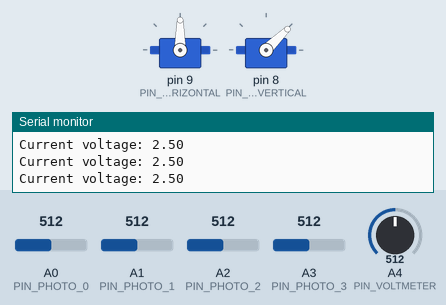
This program was run on a simulated Arduino Uno, built with avr-gcc and run on an emulated ATmega328P. On the bench: 2 × servo, the last lines printed to the serial monitor. The test bench sets the inputs (shaded band); at power-on: A1 (PIN_PHOTO_1) = 512, A2 (PIN_PHOTO_2) = 512, A0 (PIN_PHOTO_0) = 512, A3 (PIN_PHOTO_3) = 512, A4 (PIN_VOLTMETER) = 512.

Above: at 2.3 s.
2.4 s: A1 (PIN_PHOTO_1) set to 545
5.4 s: A1 (PIN_PHOTO_1) set to 568
At 5.66 s:
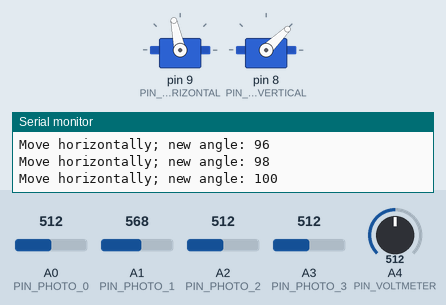
At 8.2 s:
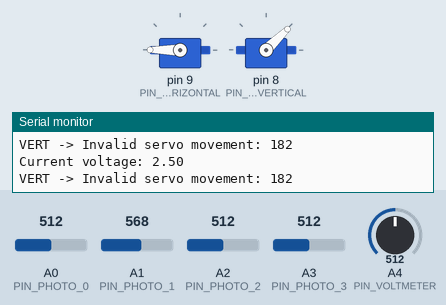
8.4 s: A2 (PIN_PHOTO_2) set to 538
11.4 s: A2 (PIN_PHOTO_2) set to 560
At 13.0 s:
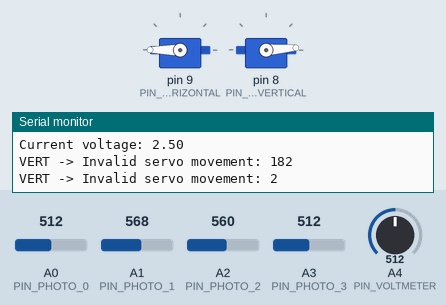
14.4 s: A0 (PIN_PHOTO_0) set to 592
15.9 s: A0 (PIN_PHOTO_0) set to 615
At 20.8 s:
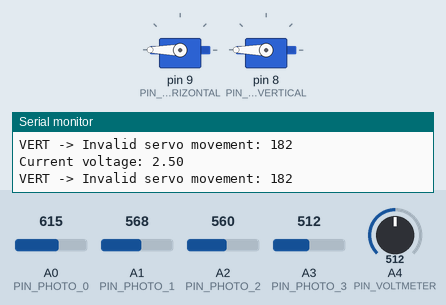
Timing chart, 0 to 21.4 s (numbered marks = the images above; inputs shaded):
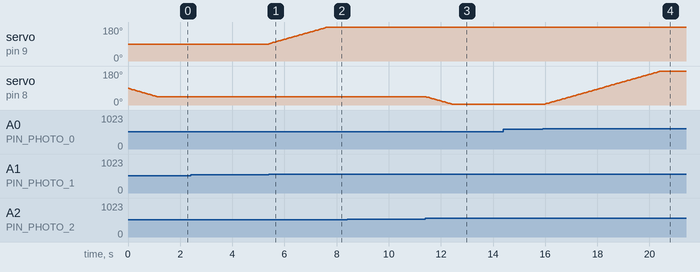

Measured:
- the behaviour switches between 552 and 553 on A1 (PIN_PHOTO_1) (found by bisection; images 0 and 1)
- the behaviour switches between 552 and 553 on A2 (PIN_PHOTO_2) (found by bisection; images 2 and 3)
- the behaviour switches between 600 and 601 on A0 (PIN_PHOTO_0) (found by bisection; images 3 and 4)
- after the input at 5.4 s, servo on pin 9 (PIN_SERVO_HORIZONTAL): moves from 90° to 180° over 2.2 s, starting at once
- after the input at 11.4 s, servo on pin 8 (PIN_SERVO_VERTICAL): moves from 44° to 4° over 0.97 s, starting after 0.05 s
- after the input at 15.9 s, servo on pin 8 (PIN_SERVO_VERTICAL): moves from 4° to 180° over 4.4 s, starting after 0.10 s

The program:

main.cpp
```cpp
// (licence header left out)
#include <Arduino.h>
#include <Servo.h>

// pio run -t upload; pio serialports monitor -b 9600

//
//   0
// 3 x 1
//   2

#define PIN_PHOTO_0 A0
#define PIN_PHOTO_1 A1
#define PIN_PHOTO_2 A2
#define PIN_PHOTO_3 A3

#define PIN_SERVO_HORIZONTAL 9
#define PIN_SERVO_VERTICAL 8

#define PIN_VOLTMETER A4

#define MANUAL_MODE 0
#define DEBUG_MODE 1
#define VOLTAGE_DIFFERENCE_THRESHOLD 40
#define SERVO_SPEED 2
#define SERVO_DELAY 50

#if DEBUG_MODE
#define DEBUGLN(x) Serial.println(x)
#define DEBUG(x) Serial.print(x)
#elif
#define DEBUGLN(x)
#define DEBUG(x)
#endif

// ~ 1.4V
#define PHOTO_THRESHOLD 300

int sensor_data[4];

struct MyServo {
    Servo servo;
    int pos;
};

MyServo servo_horizontal, servo_vertical;

// Define methods

void update_sensor_data();

void move_servo(Servo &__servo, int __angle);

bool move_servo_vertical(int __angle);

bool move_servo_horizontal(int __angle);


void setup() {
    // Initialize serial for 9600 Baud
    Serial.begin(9600);

    // Attach the servos
    servo_horizontal.servo.attach(PIN_SERVO_HORIZONTAL);
    servo_vertical.servo.attach(PIN_SERVO_VERTICAL);

    servo_horizontal.pos = servo_horizontal.servo.read();
    servo_vertical.pos = servo_vertical.servo.read();

    // Search for the brightest light source
#if !MANUAL_MODE

    move_servo_vertical(45);
    move_servo_horizontal(90);

    DEBUGLN("System ready for automatic detection.");
#else
    DEBUGLN("System ready for manual input.");
    move_servo_horizontal(90);
    move_servo_vertical(90);
#endif
}

void update_sensor_data() {
    sensor_data[0] = analogRead(PIN_PHOTO_0);
    sensor_data[1] = analogRead(PIN_PHOTO_1);
    sensor_data[2] = analogRead(PIN_PHOTO_2);
    sensor_data[3] = analogRead(PIN_PHOTO_3);
}


void move_servo(MyServo &__servo, int __angle) {
    if (__angle < 0) {
        for (int i = __angle; i < 0; i += SERVO_SPEED) {
            __servo.servo.write(__servo.pos - SERVO_SPEED);
            __servo.pos -= SERVO_SPEED;

            delay(SERVO_DELAY);
        }
    } else {
        for (int i = 0; i < __angle; i += SERVO_SPEED) {
            __servo.servo.write(__servo.pos + SERVO_SPEED);
            __servo.pos += SERVO_SPEED;

            delay(SERVO_DELAY);
        }
    }

}

bool move_servo_vertical(int __angle) {
    if (__angle > 180 || __angle <= 2) {
        DEBUG("VERT -> Invalid servo movement: ");
        DEBUGLN(__angle);
        return false;
    }

    move_servo(servo_vertical, __angle - servo_vertical.pos);

    DEBUG("Move vertically; new angle: ");
    DEBUGLN(servo_vertical.pos);
    return true;
}

bool move_servo_horizontal(int __angle) {
//    if (__angle > 180|| __angle <= 2) {
//        move_servo_vertical(180 - servo_vertical.pos);
//        __angle = 180 -__angle;
//    }

    if (__angle > 180 || __angle <= 2) {
        DEBUG("VERT -> Invalid servo movement: ");
        DEBUGLN(__angle);
        return false;
    }

    move_servo(servo_horizontal, __angle - servo_horizontal.pos);

    DEBUG("Move horizontally; new angle: ");
    DEBUGLN(servo_horizontal.pos);

    return true;
}

void loop() {
#if MANUAL_MODE
    Serial.setTimeout(1000000000);
    String in = Serial.readStringUntil('\n');

    if (in.startsWith("v")) {
        int angle = atoi((const char *) (in.c_str() + in.indexOf(" ")));
        move_servo_vertical(angle);
    } else if (in.startsWith("h")) {
        int angle = atoi((const char *) (in.c_str() + in.indexOf(" ")));
        move_servo_horizontal(angle);
    } else if (in.startsWith("r")) {
        servo_horizontal.servo.write(90);
        servo_vertical.servo.write(90);
    }
#else
    // Read the sensors
    update_sensor_data();

    int horiz = sensor_data[1] - sensor_data[3];
    while (abs(horiz) > VOLTAGE_DIFFERENCE_THRESHOLD) {
        if (horiz < 0) {
            if (!move_servo_horizontal(servo_horizontal.pos - SERVO_SPEED))
                break;
        } else {
            if (!move_servo_horizontal(servo_horizontal.pos + SERVO_SPEED))
                break;
        }

        update_sensor_data();
        horiz = sensor_data[1] - sensor_data[3];
    }

    int vert = sensor_data[0] - sensor_data[2];
    while (abs(vert) > VOLTAGE_DIFFERENCE_THRESHOLD) {

        if (vert < 0) {
            if (!move_servo_vertical(servo_vertical.pos - SERVO_SPEED))
                break;
        } else {
            if (!move_servo_vertical(servo_vertical.pos + SERVO_SPEED))
                break;
        }

        update_sensor_data();
        vert = sensor_data[0] - sensor_data[2];
    }
#endif

    // Read from the voltmeter
    DEBUG("Current voltage: ");
    DEBUG(((float) analogRead(PIN_VOLTMETER) / 1024.0f) * 5.0f);
    DEBUGLN();
}
```

ftoi.cpp
```cpp
// (licence header left out)
 
```
